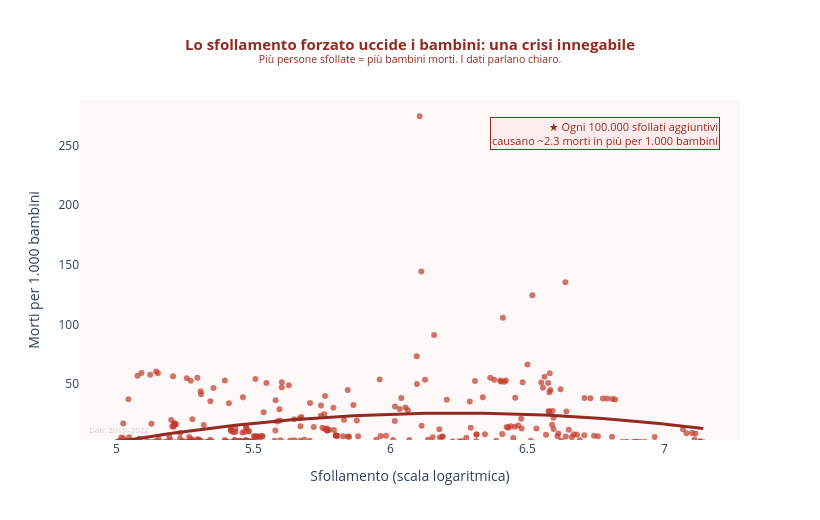

Notebook source saved alongside this figure:
### Markdown cell above
## VIZ 8 — Black Hat
**Manipolazioni applicate:**
1. Asse Y troncato (parte da 3, non da 0) → differenze esagerate visivamente
2. Solo anni 2015–2022, solo paesi con >100k sfollati → cherry-pick
3. Fit polinomiale (grado 2) → trend visivamente più ripido del lineare
4. Nessun intervallo di confidenza
5. Tutti i marker in rosso → risposta emotiva
6. Titolo afferma causalità diretta
7. Annotazione suggerisce una stima causale precisa (inventata)

### Code cell
bh = wh[
    (wh['year'] >= 2015) &
    (wh['total_displaced'] >= 100_000)
].copy()

coeffs = np.polyfit(bh['log_displaced'], bh['mortality_1t4'], 2)
xr_bh = np.linspace(bh['log_displaced'].min(), bh['log_displaced'].max(), 100)

fig = go.Figure()

fig.add_trace(go.Scatter(
    x=bh['log_displaced'],
    y=bh['mortality_1t4'],
    mode='markers',
    marker=dict(color='#C0392B', size=6, opacity=0.7),
    showlegend=False,
    hoverinfo='skip'
))

fig.add_trace(go.Scatter(
    x=xr_bh,
    y=np.polyval(coeffs, xr_bh),
    mode='lines',
    line=dict(color='#922B21', width=3),
    showlegend=False
))

fig.update_layout(
    title=dict(
        text="<b>Lo sfollamento forzato uccide i bambini: una crisi innegabile</b><br>"
             "<sup>Più persone sfollate = più bambini morti. I dati parlano chiaro.</sup>",
        x=0.5, font=dict(size=15, color='#922B21')
    ),
    xaxis=dict(
        title='Sfollamento (scala logaritmica)',
        showgrid=False, zeroline=False
    ),
    yaxis=dict(
        title='Morti per 1.000 bambini',
        range=[3, bh['mortality_1t4'].max() * 1.05],  # ← ASSE TRONCATO
        showgrid=False, zeroline=False
    ),
    annotations=[
        dict(
            text="★ Ogni 100.000 sfollati aggiuntivi<br>causano ~2.3 morti in più per 1.000 bambini",
            xref='paper', yref='paper', x=0.97, y=0.95,
            showarrow=False, align='right',
            font=dict(size=11, color='#922B21'),
            bgcolor='rgba(255,235,235,0.95)',
            bordercolor='#922B21', borderwidth=1
        ),
        dict(
            text="Dati: 2015–2022",
            xref='paper', yref='paper', x=0.01, y=0.01,
            showarrow=False, font=dict(size=8, color='#CCCCCC')
        )
    ],
    plot_bgcolor='#FEF9F9', paper_bgcolor='white',
    height=520, width=820
)

fig.write_html('plots/viz8_black_hat.html')
fig.show()

### Figure 1 — Plotly figure (JSON) as saved in the notebook; plotly's stock layout.template omitted (floating-point values rounded to 4 significant figures; data arrays with more than 128 entries replaced by an {"elided": "..."} marker saying what was removed)
{"data": [{"hoverinfo": "skip", "marker": {"color": "#C0392B", "opacity": 0.7, "size": 6}, "mode": "markers", "showlegend": false, "type": "scatter", "x": {"elided": "321 float values"}, "y": {"elided": "321 float values"}}, {"line": {"color": "#922B21", "width": 3}, "mode": "lines", "showlegend": false, "type": "scatter", "x": [5.001, 5.023, 5.044, 5.066, 5.088, 5.109, 5.131, 5.152, 5.174, 5.196, 5.217, 5.239, 5.261, 5.282, 5.304, 5.325, 5.347, 5.369, 5.39, 5.412, 5.433, 5.455, 5.477, 5.498, 5.52, 5.542, 5.563, 5.585, 5.606, 5.628, 5.65, 5.671, 5.693, 5.715, 5.736, 5.758, 5.779, 5.801, 5.823, 5.844, 5.866, 5.888, 5.909, 5.931, 5.952, 5.974, 5.996, 6.017, 6.039, 6.061, 6.082, 6.104, 6.125, 6.147, 6.169, 6.19, 6.212, 6.233, 6.255, 6.277, 6.298, 6.32, 6.342, 6.363, 6.385, 6.406, 6.428, 6.45, 6.471, 6.493, 6.515, 6.536, 6.558, 6.579, 6.601, 6.623, 6.644, 6.666, 6.688, 6.709, 6.731, 6.752, 6.774, 6.796, 6.817, 6.839, 6.86, 6.882, 6.904, 6.925, 6.947, 6.969, 6.99, 7.012, 7.033, 7.055, 7.077, 7.098, 7.12, 7.142], "y": [1.422, 2.259, 3.082, 3.89, 4.682, 5.461, 6.224, 6.972, 7.706, 8.425, 9.129, 9.819, 10.49, 11.15, 11.8, 12.43, 13.04, 13.64, 14.23, 14.8, 15.36, 15.9, 16.43, 16.94, 17.44, 17.92, 18.39, 18.84, 19.28, 19.7, 20.11, 20.5, 20.88, 21.24, 21.59, 21.93, 22.25, 22.55, 22.84, 23.12, 23.38, 23.62, 23.86, 24.07, 24.27, 24.46, 24.63, 24.79, 24.93, 25.06, 25.17, 25.27, 25.35, 25.42, 25.47, 25.51, 25.54, 25.54, 25.54, 25.52, 25.48, 25.43, 25.37, 25.29, 25.19, 25.09, 24.96, 24.82, 24.67, 24.5, 24.32, 24.12, 23.91, 23.68, 23.44, 23.18, 22.91, 22.62, 22.32, 22.0, 21.67, 21.33, 20.97, 20.59, 20.2, 19.8, 19.38, 18.94, 18.49, 18.03, 17.55, 17.06, 16.55, 16.02, 15.49, 14.93, 14.37, 13.78, 13.19, 12.57]}], "layout": {"annotations": [{"align": "right", "bgcolor": "rgba(255,235,235,0.95)", "bordercolor": "#922B21", "borderwidth": 1, "font": {"color": "#922B21", "size": 11}, "showarrow": false, "text": "★ Ogni 100.000 sfollati aggiuntivi<br>causano ~2.3 morti in più per 1.000 bambini", "x": 0.97, "xref": "paper", "y": 0.95, "yref": "paper"}, {"font": {"color": "#CCCCCC", "size": 8}, "showarrow": false, "text": "Dati: 2015–2022", "x": 0.01, "xref": "paper", "y": 0.01, "yref": "paper"}], "height": 520, "paper_bgcolor": "white", "plot_bgcolor": "#FEF9F9", "title": {"font": {"color": "#922B21", "size": 15}, "text": "<b>Lo sfollamento forzato uccide i bambini: una crisi innegabile</b><br><sup>Più persone sfollate = più bambini morti. I dati parlano chiaro.</sup>", "x": 0.5}, "width": 820, "xaxis": {"showgrid": false, "title": {"text": "Sfollamento (scala logaritmica)"}, "zeroline": false}, "yaxis": {"range": [3, 288.3], "showgrid": false, "title": {"text": "Morti per 1.000 bambini"}, "zeroline": false}}}
